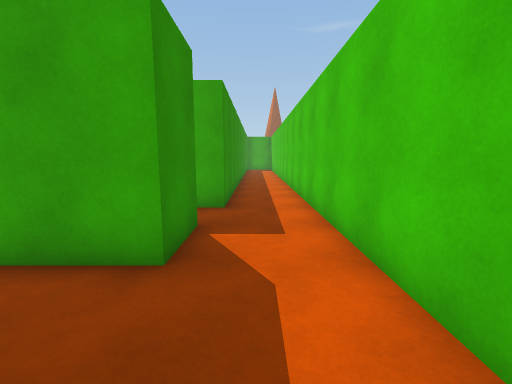
[1] (above)

16 first-person views from a walk through a 3-D level made in the Unity game engine. The camera is 1.5 m above the floor, tilts 8° down and sees 90° across. The floor is counted in squares, 1 m on a side. Each view is taken from the middle of a square. On the plan, view 1 faces up. The plan holds only what a view shows up to about 13 squares ahead; the rest is blank. The place goes on beyond the plan. Some animated figures are left out.

[2]
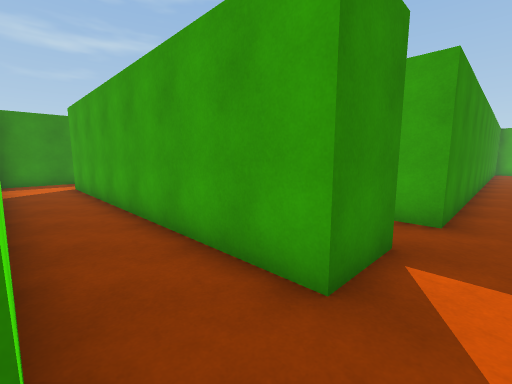

[3]
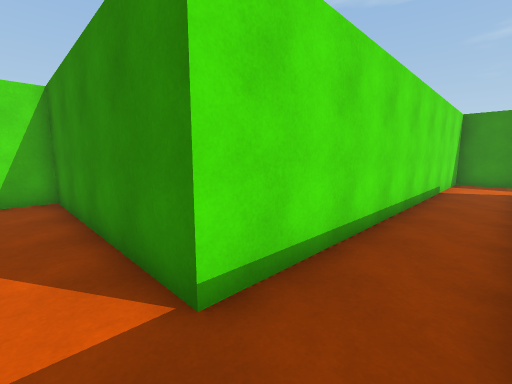

[4]
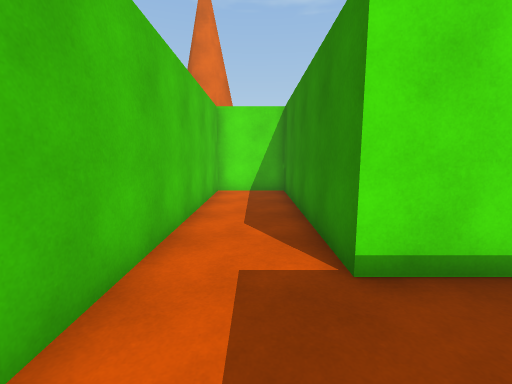

[5]
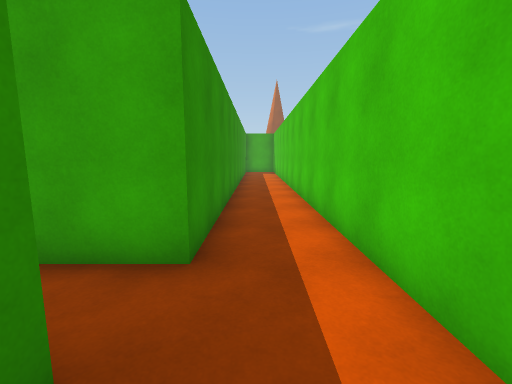

[6]
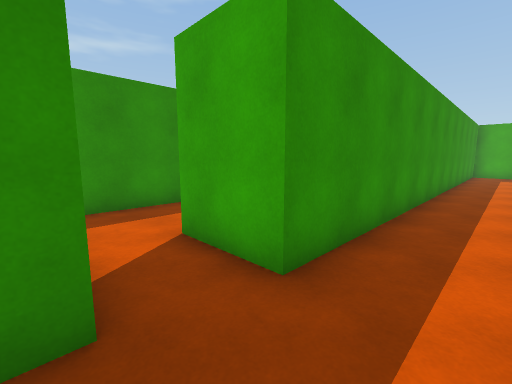

[7]
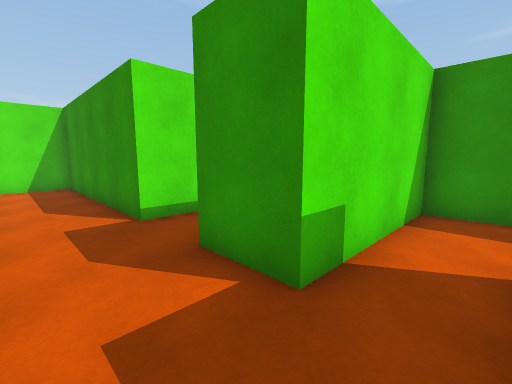

[8]
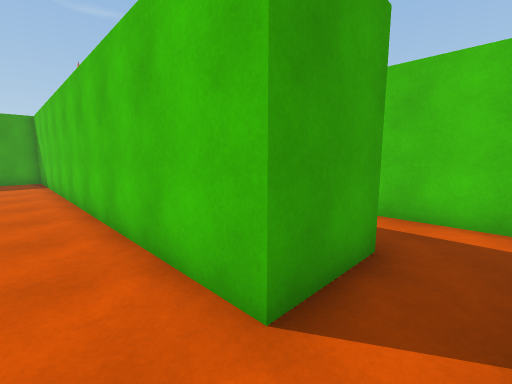

[9]
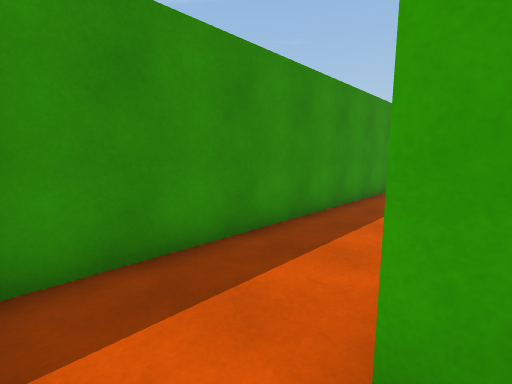

[10]
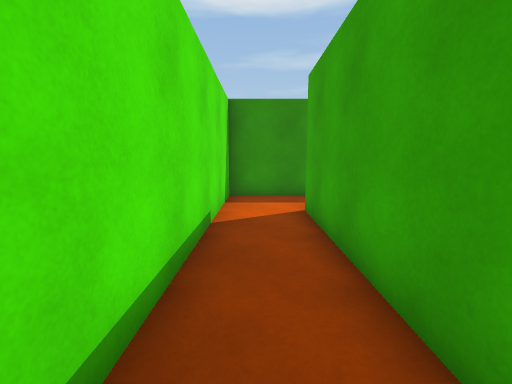

[11]
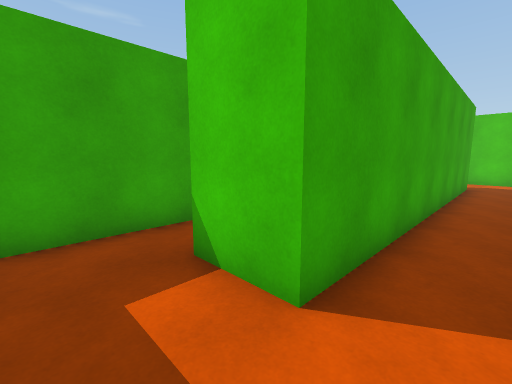

[12]
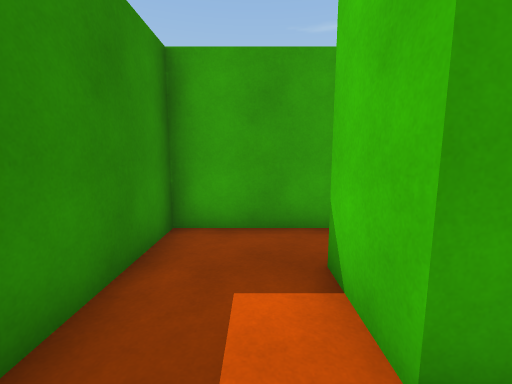

[13]
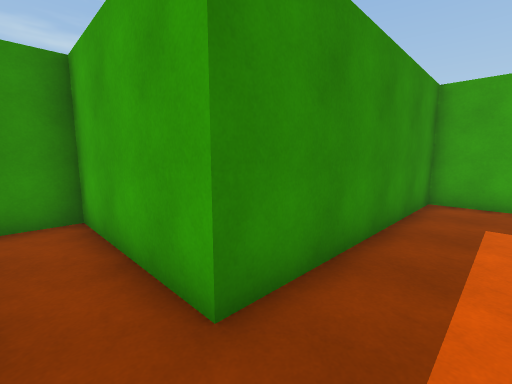

[14]
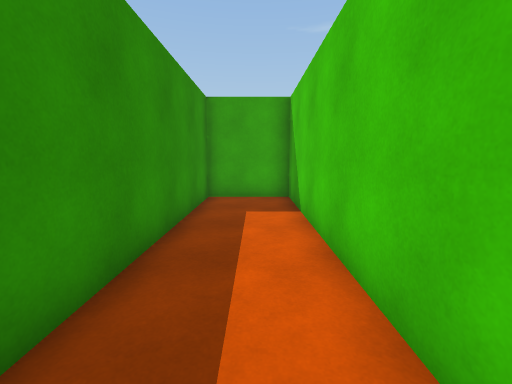

[15]
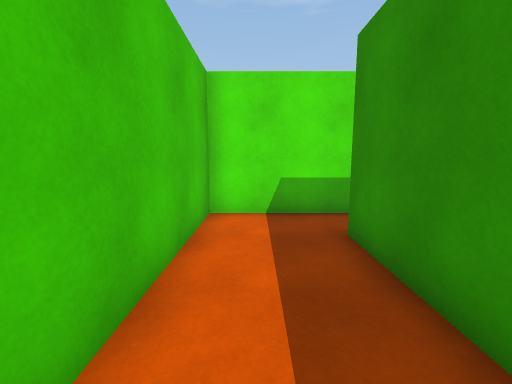

[16]
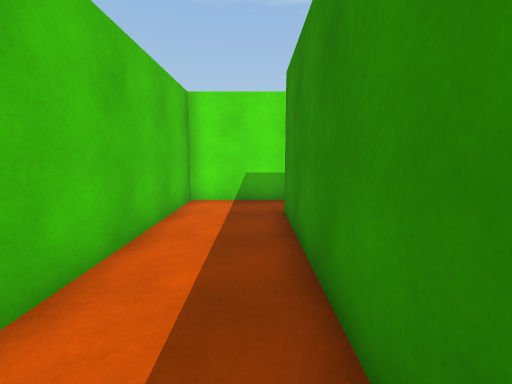

### Floor plan
Ten units are one square. View 1 is at (0, 0); x grows to the right and y downward. Boxes are objects, and circles mark ways between rooms. Rooms are numbered by the first view taken in them; rooms with no view inside come last. Other rooms are left out.
<svg viewBox="-172 -150 194 227">
<path fill="none" stroke="#000" d="M-35 -53 -13 -53 -13 -34 -140 -34 -140 -54M-9 -145 -9 -74 -35 -74M-167 -55 -167 -10 -13 -10 -13 72 17 72 17 -145M-35 -74 -35 -145M-66 -145 -66 -53 -35 -53M-125 -53 -88 -53 -88 -145M-118 -145 -118 -72 -167 -72 -167 -55"/>
<circle cx="-25" cy="-65" r="3" fill="#2a7"/>
<circle cx="-155" cy="-45" r="3" fill="#2a7"/>
<text x="-40" y="-30">1</text>
<text x="-50" y="-100">2</text>
<text x="-110" y="-90">3</text>
</svg>
Room 1 opens to room 2. Room 1 opens to room 3.

Where each view was taken, in squares from view 1:
view 1: 0 up, 0 right, facing up
view 2: 1 up, 0 right, facing up-left
view 3: 3 up, 0 right, facing down-left
view 4: 4 up, 0 right, facing down
view 5: 4 up, 0 right, facing up
view 6: 5 up, 1 right, facing up-left
view 7: 7 up, 1 right, facing down-left
view 8: 6 up, 5 left, facing up-right
view 9: 6 up, 3 left, facing up-left
view 10: 2 up, 7 left, facing left
view 11: 2 up, 16 left, facing up-right
view 12: 2 up, 15 left, facing up
view 13: 6 up, 10 left, facing up-left
view 14: 6 up, 10 left, facing up
view 15: 12 up, 10 left, facing down
view 16: 14 up, 11 left, facing down
